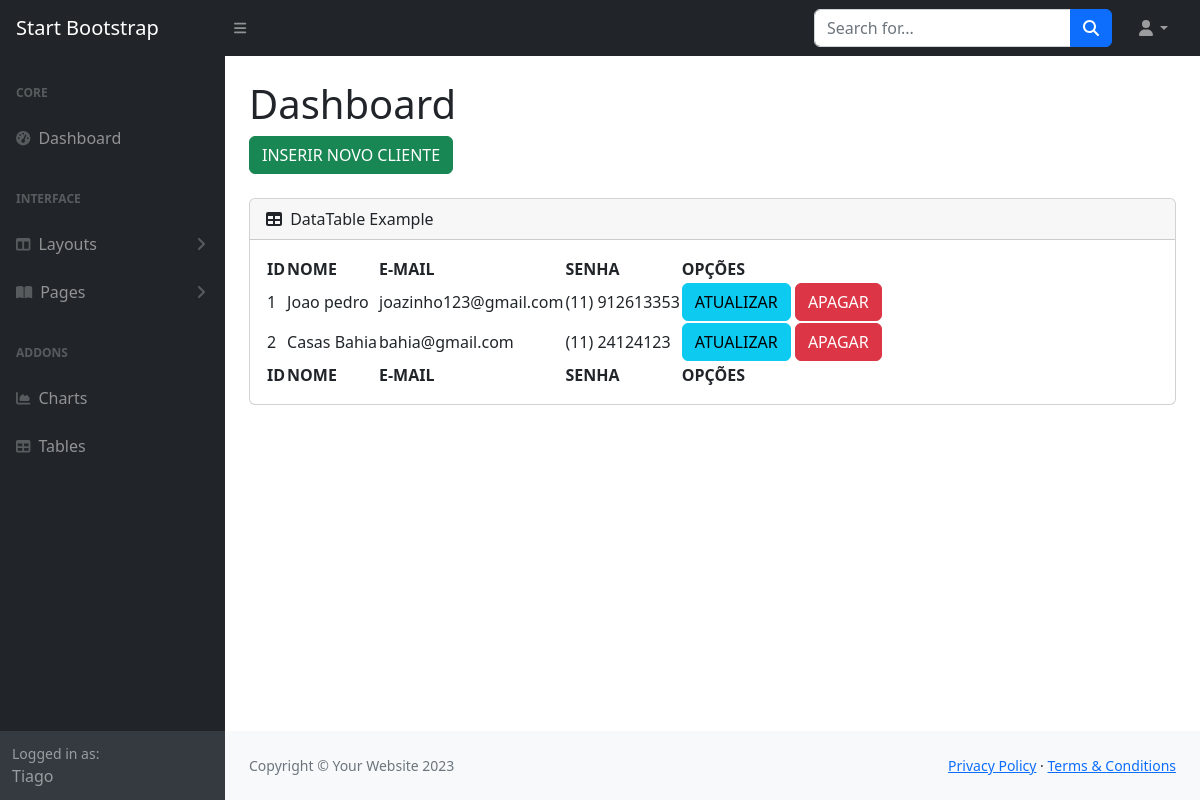
Screenshot of /painel/index.php (signed in) with the database file from the repository.
### tables this page shows
CREATE TABLE `clientes` (
  `id_cliente` int(11) NOT NULL,
  `nome_cliente` varchar(255) NOT NULL,
  `email_cliente` varchar(255) NOT NULL,
  `telefone` varchar(255) NOT NULL
);

### painel/index.php (the view, shortened to what this page needs)
<?php
    include 'conecta.php';
    include 'menu.php';
?>
            <div id="layoutSidenav_content">
                <main>
                    <div class="container-fluid px-4">
                        <h1 class="mt-4">Dashboard</h1>
                        <ol class="breadcrumb mb-4">
                            <li class="breadcrumb-item active">
                                <a class="btn btn-success" href="insere_cliente.php">INSERIR NOVO CLIENTE</a>
                            </li>
                        </ol>
                        <div class="card mb-4">
                            <div class="card-header">
                                <i class="fas fa-table me-1"></i>
                                DataTable Example
                            </div>
                            <div class="card-body">
                                <table id="datatablesSimple">
                                    <thead>
                                        <tr>
                                            <th>ID</th>
                                            <th>NOME</th>
                                            <th>E-MAIL</th>
                                            <th>SENHA</th>
                                            <th>OPÇÕES</th>
                                        </tr>
                                    </thead>
                                    <tfoot>
                                        <tr>
                                            <th>ID</th>
                                            <th>NOME</th>
                                            <th>E-MAIL</th>
                                            <th>SENHA</th>
                                            <th>OPÇÕES</th>
                                        </tr>
                                    </tfoot>
                                    <tbody>
                                    <?php
                                        $sql = "SELECT * FROM clientes";
                                        $consulta = $conexao->query($sql);
                                        while($dados = $consulta->fetch_assoc()){
                                            echo "<tr>";
                                            echo "<td>".$dados['id_cliente']."</td>";
                                            echo "<td>".$dados['nome_cliente']."</td>";
                                            echo "<td>".$dados['email_cliente']."</td>";
                                            echo "<td>".$dados['telefone']."</td>";
                                            echo "<td>
                                                <a class='btn btn-info' href='atualiza_cliente.php?id=".$dados['id_cliente']."'>ATUALIZAR</a>
                                                <a class='btn btn-danger' href=''>APAGAR</a>
                                            </td>";
                                            echo "</tr>";
                                        }
                                    ?>
                                    </tbody>
                                </table>
                            </div>
                        </div>
                    </div>
                </main>
                <footer class="py-4 bg-light mt-auto">
                    <div class="container-fluid px-4">
                        <div class="d-flex align-items-center justify-content-between small">
                            <div class="text-muted">Copyright &copy; Your Website 2023</div>
                            <div>
                                <a href="#">Privacy Policy</a>
                                &middot;
                                <a href="#">Terms &amp; Conditions</a>
                            </div>
                        </div>
                    </div>
                </footer>
            </div>
        </div>
    </body>
</html>

### rows the page displays
clientes: id_cliente "1", nome_cliente "Joao pedro", email_cliente "joazinho123@gmail.com", telefone "(11) 912613353"
clientes: id_cliente "2", nome_cliente "Casas Bahia", email_cliente "bahia@gmail.com", telefone "(11) 24124123"

### other values shown
$_SESSION['nome'] "Tiago"
